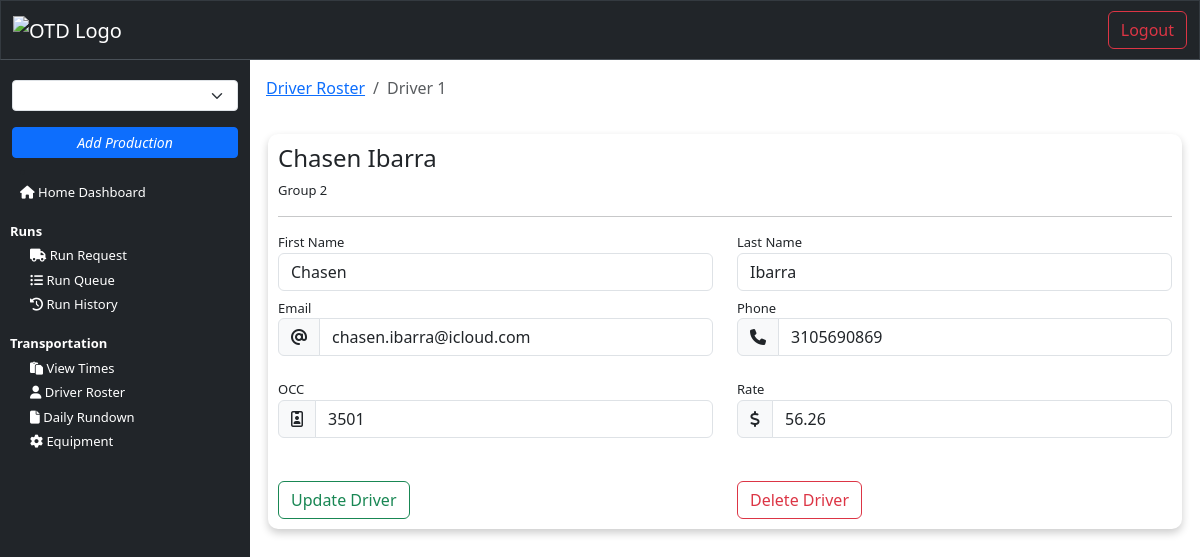
Before: /driver/1/ (signed in) with the older database file.
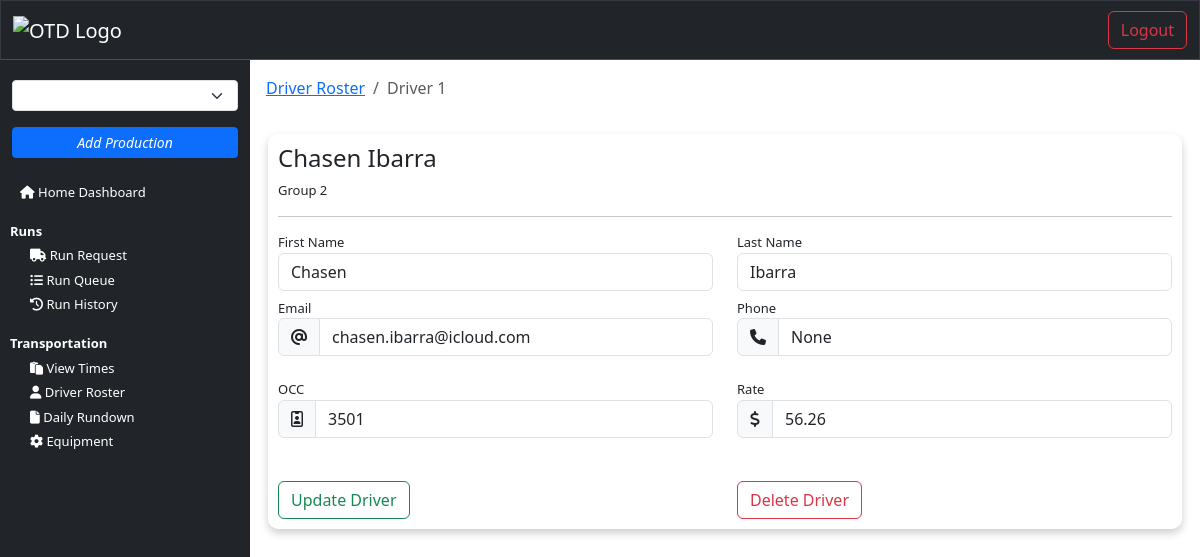
After: the same page with the newer database file.
### transportation/models.py (models this page shows, shortened)
class Driver(models.Model):
    user = models.OneToOneField(settings.AUTH_USER_MODEL, on_delete=models.CASCADE)  # Use custom user model
    production_title = models.CharField(max_length=150, null=True, blank=True)
    first_name = models.CharField(max_length=150, null=True, blank=True)
    last_name = models.CharField(max_length=150, null=True, blank=True)
    driver_email = models.EmailField(_('email address'), null=True, blank=True)
    driver_phone = models.CharField(max_length=15, null=True, blank=True)
    occupation_code = models.CharField(max_length=4, null=True, blank=True)
    production_status = models.CharField(max_length=50, null=True, blank=True) # On production or off production
    rate = models.DecimalField(max_digits=6, decimal_places=2, null=True, blank=True)
    grouping = models.IntegerField(null=True, blank=True)
    local = models.IntegerField(null=True, blank=True)
    last_4 = models.CharField(max_length=6, null=True, blank=True)
    assigned_truck = models.ManyToManyField('Equipment', related_name='assigned_truck', limit_choices_to={'equipment_type_1': 'truck'})
    assigned_trailer = models.ManyToManyField('Equipment', related_name='assigned_trailer', limit_choices_to={'equipment_type_1': 'trailer'})
    supporting_department = models.ForeignKey(Department, null=True, blank=True, on_delete=models.CASCADE, related_name='drivers')
    is_active = models.BooleanField(default=True)

### interface/views.py (the view)
# urls.py: path('driver/<int:driver_id>/', views.view_driver, name='view_driver'),
@login_required(login_url='login')
def view_driver(request, driver_id):
    driver = get_object_or_404(Driver, id=driver_id)
    user = get_object_or_404(NewUser, id=request.user.id)
    user_productions = user.productions.filter(is_active=True)
    return render(request, 'interface/driver.html', {'driver': driver})

### interface/templates/interface/driver.html
{% extends 'interface/layout.html' %}
{% block content %}
    <nav class="p-2" aria-label="breadcrumb">
        <ol class="breadcrumb">
        <li class="breadcrumb-item"><a href="{% url 'driver_roster' %}">Driver Roster</a></li>
        <li class="breadcrumb-item active" aria-current="page">Driver {{ driver.id }}</li>
        </ol>
    </nav>
    <div class="card-body">
        <h4>{{ driver.first_name }} {{ driver.last_name }}</h4>
        <p>Group {{ driver.grouping }}</p>
        <hr>
        <form action="" method="post">
            <div class="row pb-2">
                <div class="col-6">
                    <label for="" class="form-group">First Name</label>
                    <input type="text" class="form-control" name="first_name" value="{{ driver.first_name }}">
                </div>
                <div class="col-6">
                    <label for="" class="form-group">Last Name</label>
                    <input type="text" class="form-control" name="last_name" value="{{ driver.last_name }}">
                </div>
            </div>
            <div class="row pb-2">
                <div class="col-6">
                    <label for="" class="form-group">Email</label>
                    <div class="input-group mb-3">
                        <span class="input-group-text"><i class="fa fa-at"></i></span>
                        <input type="text" class="form-control" name="email" aria-label="Email address" value="{{ driver.driver_email }}">
                    </div>
                </div>
                <div class="col-6">
                    <label for="" class="form-group">Phone</label>
                    <div class="input-group mb-3">
                        <span class="input-group-text"><i class="fa fa-phone"></i></span>
                        <input type="text" class="form-control" name="phone" aria-label="Contact phone number" value="{{ driver.driver_phone }}">
                    </div>
                </div>
            </div>
            <div class="row pb-2">
                <div class="col-6">
                    <label for="" class="form-group">OCC</label>
                    <div class="input-group mb-3">
                        <span class="input-group-text"><i class="fa fa-id-badge"></i></span>
                        <input type="text" class="form-control" name="occupation_code" aria-label="Occupation Code" value="{{ driver.occupation_code }}">
                    </div>
                </div>
                <div class="col-6">
                    <label for="" class="form-group">Rate</label>
                    <div class="input-group mb-3">
                        <span class="input-group-text"><i class="fa fa-dollar-sign"></i></span>
                        <input type="text" class="form-control" name="rate" aria-label="Amount (to the nearest dollar)" value="{{ driver.rate }}">
                    </div>
                </div>
            </div>
            <br>
            <div class="row">
                <div class="col-6">
                    <button class="btn btn-outline-success">Update Driver</button>
                </div>
                <div class="col-6">
                    <button class="btn btn-outline-danger">Delete Driver</button>
                </div>
            </div>
        </form>
    </div>
{% endblock %}

Changed rows visible on the page:
changed Driver "Chasen": phone "3105690869" → "None"
